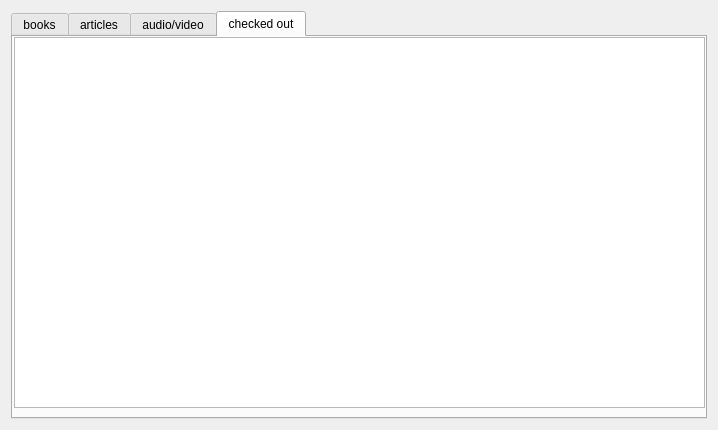
<?xml version="1.0" encoding="UTF-8"?>
<ui version="4.0">
 <class>Patron</class>
 <widget class="QWidget" name="Patron">
  <property name="geometry">
   <rect>
    <x>0</x>
    <y>0</y>
    <width>718</width>
    <height>430</height>
   </rect>
  </property>
  <property name="windowTitle">
   <string>Form</string>
  </property>
  <layout class="QGridLayout" name="gridLayout_2">
   <item row="0" column="0">
    <layout class="QGridLayout" name="gridLayout">
     <item row="1" column="0">
      <widget class="QTabWidget" name="tabWidget">
       <property name="currentIndex">
        <number>3</number>
       </property>
       <widget class="QWidget" name="book_tab">
        <attribute name="title">
         <string>books</string>
        </attribute>
        <widget class="QListView" name="listView">
         <property name="geometry">
          <rect>
           <x>1</x>
           <y>123</y>
           <width>691</width>
           <height>251</height>
          </rect>
         </property>
        </widget>
        <widget class="QLabel" name="label_12">
         <property name="geometry">
          <rect>
           <x>10</x>
           <y>34</y>
           <width>71</width>
           <height>20</height>
          </rect>
         </property>
         <property name="text">
          <string>keywords:</string>
         </property>
        </widget>
        <widget class="QLabel" name="label_14">
         <property name="geometry">
          <rect>
           <x>344</x>
           <y>34</y>
           <width>61</width>
           <height>20</height>
          </rect>
         </property>
         <property name="text">
          <string>publisher:</string>
         </property>
        </widget>
        <widget class="QLineEdit" name="lineEdit_12">
         <property name="geometry">
          <rect>
           <x>413</x>
           <y>34</y>
           <width>271</width>
           <height>21</height>
          </rect>
         </property>
        </widget>
        <widget class="QLabel" name="label_15">
         <property name="geometry">
          <rect>
           <x>28</x>
           <y>62</y>
           <width>51</width>
           <height>20</height>
          </rect>
         </property>
         <property name="text">
          <string>editors:</string>
         </property>
        </widget>
        <widget class="QLineEdit" name="lineEdit_4">
         <property name="geometry">
          <rect>
           <x>81</x>
           <y>6</y>
           <width>241</width>
           <height>21</height>
          </rect>
         </property>
        </widget>
        <widget class="Line" name="line_3">
         <property name="geometry">
          <rect>
           <x>1</x>
           <y>114</y>
           <width>681</width>
           <height>16</height>
          </rect>
         </property>
         <property name="orientation">
          <enum>Qt::Horizontal</enum>
         </property>
        </widget>
        <widget class="QLabel" name="label_16">
         <property name="geometry">
          <rect>
           <x>30</x>
           <y>6</y>
           <width>51</width>
           <height>20</height>
          </rect>
         </property>
         <property name="text">
          <string>author:</string>
         </property>
        </widget>
        <widget class="QCheckBox" name="checkBox_5">
         <property name="geometry">
          <rect>
           <x>480</x>
           <y>90</y>
           <width>201</width>
           <height>26</height>
          </rect>
         </property>
         <property name="text">
          <string>all criteria must be satisfied</string>
         </property>
        </widget>
        <widget class="QLineEdit" name="lineEdit_14">
         <property name="geometry">
          <rect>
           <x>413</x>
           <y>6</y>
           <width>271</width>
           <height>21</height>
          </rect>
         </property>
        </widget>
        <widget class="QCheckBox" name="checkBox_6">
         <property name="geometry">
          <rect>
           <x>480</x>
           <y>60</y>
           <width>89</width>
           <height>26</height>
          </rect>
         </property>
         <property name="text">
          <string>bestseller</string>
         </property>
        </widget>
        <widget class="QLabel" name="label_17">
         <property name="geometry">
          <rect>
           <x>338</x>
           <y>6</y>
           <width>71</width>
           <height>20</height>
          </rect>
         </property>
         <property name="text">
          <string>book title:</string>
         </property>
        </widget>
        <widget class="QLineEdit" name="lineEdit_15">
         <property name="geometry">
          <rect>
           <x>413</x>
           <y>62</y>
           <width>51</width>
           <height>21</height>
          </rect>
         </property>
         <property name="inputMask">
          <string>9999</string>
         </property>
         <property name="text">
          <string/>
         </property>
        </widget>
        <widget class="QLineEdit" name="lineEdit_16">
         <property name="geometry">
          <rect>
           <x>81</x>
           <y>34</y>
           <width>241</width>
           <height>21</height>
          </rect>
         </property>
        </widget>
        <widget class="QLineEdit" name="lineEdit_17">
         <property name="geometry">
          <rect>
           <x>80</x>
           <y>62</y>
           <width>241</width>
           <height>21</height>
          </rect>
         </property>
        </widget>
        <widget class="QLabel" name="label_18">
         <property name="geometry">
          <rect>
           <x>374</x>
           <y>62</y>
           <width>31</width>
           <height>20</height>
          </rect>
         </property>
         <property name="text">
          <string>year:</string>
         </property>
        </widget>
        <widget class="QCheckBox" name="checkBox">
         <property name="geometry">
          <rect>
           <x>380</x>
           <y>90</y>
           <width>81</width>
           <height>26</height>
          </rect>
         </property>
         <property name="text">
          <string>available</string>
         </property>
        </widget>
       </widget>
       <widget class="QWidget" name="article_tab">
        <attribute name="title">
         <string>articles</string>
        </attribute>
        <widget class="QCheckBox" name="checkBox_3">
         <property name="geometry">
          <rect>
           <x>480</x>
           <y>90</y>
           <width>201</width>
           <height>26</height>
          </rect>
         </property>
         <property name="text">
          <string>all criteria must be satisfied</string>
         </property>
        </widget>
        <widget class="QLineEdit" name="lineEdit_7">
         <property name="geometry">
          <rect>
           <x>413</x>
           <y>6</y>
           <width>271</width>
           <height>21</height>
          </rect>
         </property>
        </widget>
        <widget class="QLabel" name="label_6">
         <property name="geometry">
          <rect>
           <x>30</x>
           <y>6</y>
           <width>51</width>
           <height>20</height>
          </rect>
         </property>
         <property name="text">
          <string>author:</string>
         </property>
        </widget>
        <widget class="QLineEdit" name="lineEdit_3">
         <property name="geometry">
          <rect>
           <x>81</x>
           <y>6</y>
           <width>241</width>
           <height>21</height>
          </rect>
         </property>
        </widget>
        <widget class="QLineEdit" name="lineEdit_8">
         <property name="geometry">
          <rect>
           <x>81</x>
           <y>34</y>
           <width>241</width>
           <height>21</height>
          </rect>
         </property>
        </widget>
        <widget class="QLabel" name="label_7">
         <property name="geometry">
          <rect>
           <x>334</x>
           <y>6</y>
           <width>71</width>
           <height>20</height>
          </rect>
         </property>
         <property name="text">
          <string>article title:</string>
         </property>
        </widget>
        <widget class="QLabel" name="label_8">
         <property name="geometry">
          <rect>
           <x>344</x>
           <y>34</y>
           <width>61</width>
           <height>20</height>
          </rect>
         </property>
         <property name="text">
          <string>publisher:</string>
         </property>
        </widget>
        <widget class="QLabel" name="label_9">
         <property name="geometry">
          <rect>
           <x>374</x>
           <y>62</y>
           <width>31</width>
           <height>20</height>
          </rect>
         </property>
         <property name="text">
          <string>year:</string>
         </property>
        </widget>
        <widget class="QLineEdit" name="lineEdit_9">
         <property name="geometry">
          <rect>
           <x>413</x>
           <y>34</y>
           <width>271</width>
           <height>21</height>
          </rect>
         </property>
        </widget>
        <widget class="QLabel" name="label_10">
         <property name="geometry">
          <rect>
           <x>10</x>
           <y>34</y>
           <width>71</width>
           <height>20</height>
          </rect>
         </property>
         <property name="text">
          <string>keywords:</string>
         </property>
        </widget>
        <widget class="Line" name="line_2">
         <property name="geometry">
          <rect>
           <x>1</x>
           <y>114</y>
           <width>681</width>
           <height>16</height>
          </rect>
         </property>
         <property name="orientation">
          <enum>Qt::Horizontal</enum>
         </property>
        </widget>
        <widget class="QLineEdit" name="lineEdit_10">
         <property name="geometry">
          <rect>
           <x>413</x>
           <y>62</y>
           <width>51</width>
           <height>21</height>
          </rect>
         </property>
         <property name="inputMask">
          <string>9999</string>
         </property>
         <property name="text">
          <string/>
         </property>
        </widget>
        <widget class="QLabel" name="label_11">
         <property name="geometry">
          <rect>
           <x>28</x>
           <y>62</y>
           <width>51</width>
           <height>20</height>
          </rect>
         </property>
         <property name="text">
          <string>editors:</string>
         </property>
        </widget>
        <widget class="QLineEdit" name="lineEdit_11">
         <property name="geometry">
          <rect>
           <x>80</x>
           <y>62</y>
           <width>241</width>
           <height>21</height>
          </rect>
         </property>
        </widget>
        <widget class="QLabel" name="label_13">
         <property name="geometry">
          <rect>
           <x>0</x>
           <y>90</y>
           <width>81</width>
           <height>20</height>
          </rect>
         </property>
         <property name="text">
          <string>journal title:</string>
         </property>
        </widget>
        <widget class="QLineEdit" name="lineEdit_13">
         <property name="geometry">
          <rect>
           <x>80</x>
           <y>90</y>
           <width>241</width>
           <height>21</height>
          </rect>
         </property>
        </widget>
        <widget class="QLineEdit" name="lineEdit_18">
         <property name="geometry">
          <rect>
           <x>524</x>
           <y>62</y>
           <width>51</width>
           <height>21</height>
          </rect>
         </property>
         <property name="inputMask">
          <string>9999</string>
         </property>
         <property name="text">
          <string/>
         </property>
        </widget>
        <widget class="QLabel" name="label_19">
         <property name="geometry">
          <rect>
           <x>474</x>
           <y>62</y>
           <width>51</width>
           <height>20</height>
          </rect>
         </property>
         <property name="text">
          <string>month:</string>
         </property>
        </widget>
        <widget class="QCheckBox" name="checkBox_7">
         <property name="geometry">
          <rect>
           <x>380</x>
           <y>90</y>
           <width>89</width>
           <height>26</height>
          </rect>
         </property>
         <property name="text">
          <string>available</string>
         </property>
        </widget>
        <widget class="QListView" name="listView_2">
         <property name="geometry">
          <rect>
           <x>1</x>
           <y>123</y>
           <width>691</width>
           <height>251</height>
          </rect>
         </property>
        </widget>
       </widget>
       <widget class="QWidget" name="av_tab">
        <attribute name="title">
         <string>audio/video</string>
        </attribute>
        <widget class="Line" name="line_4">
         <property name="geometry">
          <rect>
           <x>1</x>
           <y>114</y>
           <width>681</width>
           <height>16</height>
          </rect>
         </property>
         <property name="orientation">
          <enum>Qt::Horizontal</enum>
         </property>
        </widget>
        <widget class="QCheckBox" name="checkBox_8">
         <property name="geometry">
          <rect>
           <x>480</x>
           <y>60</y>
           <width>89</width>
           <height>26</height>
          </rect>
         </property>
         <property name="text">
          <string>bestseller</string>
         </property>
        </widget>
        <widget class="QLabel" name="label_20">
         <property name="geometry">
          <rect>
           <x>28</x>
           <y>62</y>
           <width>51</width>
           <height>20</height>
          </rect>
         </property>
         <property name="text">
          <string>editors:</string>
         </property>
        </widget>
        <widget class="QLabel" name="label_21">
         <property name="geometry">
          <rect>
           <x>10</x>
           <y>34</y>
           <width>71</width>
           <height>20</height>
          </rect>
         </property>
         <property name="text">
          <string>keywords:</string>
         </property>
        </widget>
        <widget class="QLineEdit" name="lineEdit_5">
         <property name="geometry">
          <rect>
           <x>81</x>
           <y>6</y>
           <width>241</width>
           <height>21</height>
          </rect>
         </property>
        </widget>
        <widget class="QCheckBox" name="checkBox_9">
         <property name="geometry">
          <rect>
           <x>480</x>
           <y>90</y>
           <width>201</width>
           <height>26</height>
          </rect>
         </property>
         <property name="text">
          <string>all criteria must be satisfied</string>
         </property>
        </widget>
        <widget class="QLabel" name="label_22">
         <property name="geometry">
          <rect>
           <x>338</x>
           <y>6</y>
           <width>71</width>
           <height>20</height>
          </rect>
         </property>
         <property name="text">
          <string>book title:</string>
         </property>
        </widget>
        <widget class="QLabel" name="label_23">
         <property name="geometry">
          <rect>
           <x>374</x>
           <y>62</y>
           <width>31</width>
           <height>20</height>
          </rect>
         </property>
         <property name="text">
          <string>year:</string>
         </property>
        </widget>
        <widget class="QLineEdit" name="lineEdit_19">
         <property name="geometry">
          <rect>
           <x>413</x>
           <y>34</y>
           <width>271</width>
           <height>21</height>
          </rect>
         </property>
        </widget>
        <widget class="QLineEdit" name="lineEdit_20">
         <property name="geometry">
          <rect>
           <x>81</x>
           <y>34</y>
           <width>241</width>
           <height>21</height>
          </rect>
         </property>
        </widget>
        <widget class="QLineEdit" name="lineEdit_21">
         <property name="geometry">
          <rect>
           <x>80</x>
           <y>62</y>
           <width>241</width>
           <height>21</height>
          </rect>
         </property>
        </widget>
        <widget class="QCheckBox" name="checkBox_2">
         <property name="geometry">
          <rect>
           <x>380</x>
           <y>90</y>
           <width>81</width>
           <height>26</height>
          </rect>
         </property>
         <property name="text">
          <string>available</string>
         </property>
        </widget>
        <widget class="QLineEdit" name="lineEdit_22">
         <property name="geometry">
          <rect>
           <x>413</x>
           <y>6</y>
           <width>271</width>
           <height>21</height>
          </rect>
         </property>
        </widget>
        <widget class="QLineEdit" name="lineEdit_23">
         <property name="geometry">
          <rect>
           <x>413</x>
           <y>62</y>
           <width>51</width>
           <height>21</height>
          </rect>
         </property>
         <property name="inputMask">
          <string>9999</string>
         </property>
         <property name="text">
          <string/>
         </property>
        </widget>
        <widget class="QLabel" name="label_24">
         <property name="geometry">
          <rect>
           <x>30</x>
           <y>6</y>
           <width>51</width>
           <height>20</height>
          </rect>
         </property>
         <property name="text">
          <string>author:</string>
         </property>
        </widget>
        <widget class="QLabel" name="label_25">
         <property name="geometry">
          <rect>
           <x>344</x>
           <y>34</y>
           <width>61</width>
           <height>20</height>
          </rect>
         </property>
         <property name="text">
          <string>publisher:</string>
         </property>
        </widget>
        <widget class="QListView" name="listView_3">
         <property name="geometry">
          <rect>
           <x>1</x>
           <y>123</y>
           <width>691</width>
           <height>251</height>
          </rect>
         </property>
        </widget>
       </widget>
       <widget class="QWidget" name="checked_out_tab">
        <attribute name="title">
         <string>checked out</string>
        </attribute>
        <widget class="QListView" name="listView_4">
         <property name="geometry">
          <rect>
           <x>1</x>
           <y>0</y>
           <width>691</width>
           <height>371</height>
          </rect>
         </property>
        </widget>
       </widget>
      </widget>
     </item>
    </layout>
   </item>
  </layout>
 </widget>
 <resources/>
 <connections/>
</ui>
